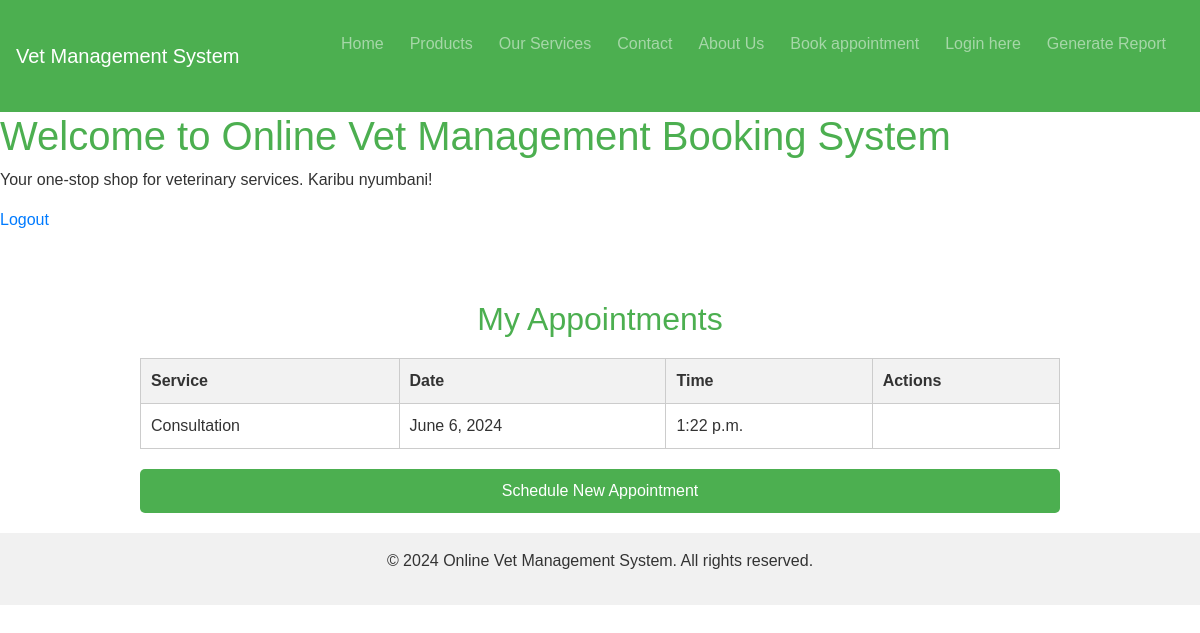
Screenshot of /list/ (signed in) with the database file from the repository.
### appointments/models.py (models this page shows, shortened)
class Appointment(models.Model):
    STATUS_CHOICES = [
        ('pending', 'Pending'),
        ('approved', 'Approved'),
        ('canceled', 'Canceled')
    ]
    client = models.ForeignKey(User, on_delete=models.CASCADE, related_name='appointments')
    service = models.ForeignKey(Service, on_delete=models.CASCADE)
    date = models.DateField()
    time_slot = models.TimeField()
    veterinarian = models.CharField(max_length=255)
    status = models.CharField(max_length=10, choices=STATUS_CHOICES, default='pending')
    client_name = models.CharField(max_length=255)  # Added field
    client_email = models.EmailField(default='default@example.com')  # Added default value
    message = models.TextField(blank=True, null=True)  # Added field

class Service(models.Model):
    name = models.CharField(max_length=255)
    description = models.TextField()
    duration = models.DurationField()
    price = models.DecimalField(max_digits=10, decimal_places=2)

### appointments/views.py (the view)
# urls.py: path('list/', views.appointment_list, name='appointment_list'),
@login_required
def appointment_list(request):
    if request.user.is_authenticated:
        appointments = Appointment.objects.filter(client=request.user)
        return render(request, 'appointments/appointment_list.html', {'appointments': appointments})
    else:
        return get_object_or_404(Appointment, pk=-1)

### templates/appointments/appointment_list.html (shortened to what this page needs)
{% extends 'base.html' %}
{% block content %}
<div class="container mt-5">
  <h2>My Appointments</h2>
  {% if appointments %}
    <table>
      <thead>
        <tr>
          <th>Service</th>
          <th>Date</th>
          <th>Time</th>
          <th>Actions</th>
        </tr>
      </thead>
      <tbody>
        {% for appointment in appointments %}
          <tr>
            <td>{{ appointment.service.name }}</td>
            <td>{{ appointment.date }}</td>
            <td>{{ appointment.time_slot }}</td>
            <td>
            </td>
          </tr>
        {% endfor %}
      </tbody>
    </table>
  {% else %}
    <p>No appointments scheduled yet.</p>
  {% endif %}
  <a href="{% url 'appointments:appointment_form' %}" class="btn-add">Schedule New Appointment</a>
</div>
{% endblock %}

### templates/base.html (style rules this page uses)
.container { max-width: 960px; margin: 0 auto; padding: 20px; }

### templates/appointments/appointment_list.html (style rules this page uses)
.container { max-width: 960px; margin: 0 auto; padding: 20px; }
h2 { color: #4CAF50; text-align: center; margin-bottom: 20px; }
table { width: 100%; border-collapse: collapse; margin-bottom: 20px; }
table, th, td { border: 1px solid #ccc; }
th, td { padding: 10px; text-align: left; }
th { background-color: #f2f2f2; }
.btn-add { display: block; width: 100%; background-color: #4CAF50; color: white; padding: 10px; text-align: center; border: none; border-radius: 5px; cursor: pointer; font-size: 16px; margin-top: 20px; }

### rows the page displays
Appointment: service.name "Consultation", date "June 6, 2024", time_slot "1:22 p.m."
